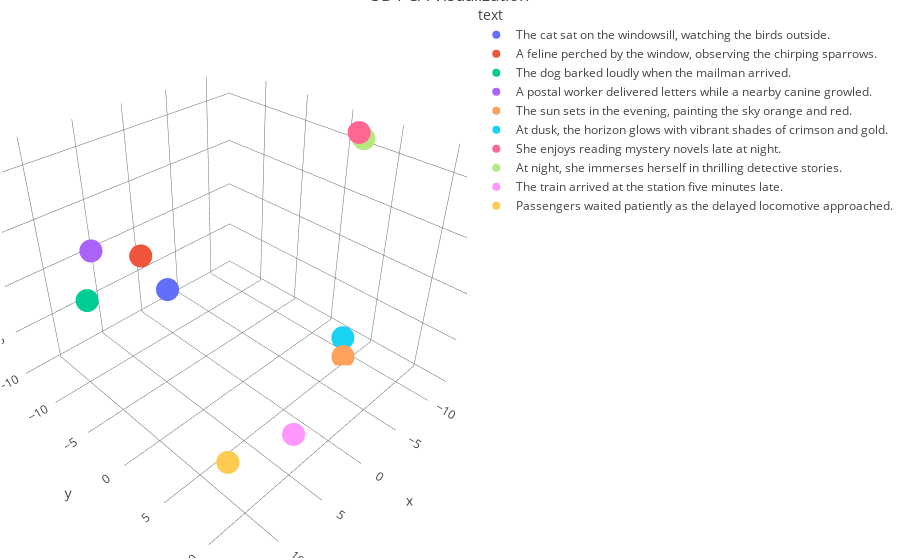

Notebook cell for this chart:
### Markdown cell above
**b) 3D-Plots**

Another powerful method for visualizing sentence similarities is **3D plots**, which offer a more dynamic perspective on the relationships between sentence embeddings.

### Code cell
from utils import plot_embeddings

plot_embeddings(embeddings=embeddings, texts=example_sentences)

### Figure 1 — Plotly figure (JSON) as saved in the notebook; plotly's stock layout.template omitted (floating-point values rounded to 4 significant figures)
{"data": [{"customdata": [["The cat sat on the windowsill, watching the birds outside."]], "hovertemplate": "text=%{customdata[0]}<br>x=%{x}<br>y=%{y}<br>z=%{z}<extra></extra>", "legendgroup": "The cat sat on the windowsill, watching the birds outside.", "marker": {"color": "#636efa", "symbol": "circle"}, "mode": "markers", "name": "The cat sat on the windowsill, watching the birds outside.", "scene": "scene", "showlegend": true, "type": "scatter3d", "x": [-1.951], "y": [-12.87], "z": [-7.319]}, {"customdata": [["A feline perched by the window, observing the chirping sparrows."]], "hovertemplate": "text=%{customdata[0]}<br>x=%{x}<br>y=%{y}<br>z=%{z}<extra></extra>", "legendgroup": "A feline perched by the window, observing the chirping sparrows.", "marker": {"color": "#EF553B", "symbol": "circle"}, "mode": "markers", "name": "A feline perched by the window, observing the chirping sparrows.", "scene": "scene", "showlegend": true, "type": "scatter3d", "x": [0.1249], "y": [-14.08], "z": [-2.786]}, {"customdata": [["The dog barked loudly when the mailman arrived."]], "hovertemplate": "text=%{customdata[0]}<br>x=%{x}<br>y=%{y}<br>z=%{z}<extra></extra>", "legendgroup": "The dog barked loudly when the mailman arrived.", "marker": {"color": "#00cc96", "symbol": "circle"}, "mode": "markers", "name": "The dog barked loudly when the mailman arrived.", "scene": "scene", "showlegend": true, "type": "scatter3d", "x": [12.96], "y": [-3.103], "z": [4.413]}, {"customdata": [["A postal worker delivered letters while a nearby canine growled."]], "hovertemplate": "text=%{customdata[0]}<br>x=%{x}<br>y=%{y}<br>z=%{z}<extra></extra>", "legendgroup": "A postal worker delivered letters while a nearby canine growled.", "marker": {"color": "#ab63fa", "symbol": "circle"}, "mode": "markers", "name": "A postal worker delivered letters while a nearby canine growled.", "scene": "scene", "showlegend": true, "type": "scatter3d", "x": [11.42], "y": [-4.187], "z": [7.439]}, {"customdata": [["The sun sets in the evening, painting the sky orange and red."]], "hovertemplate": "text=%{customdata[0]}<br>x=%{x}<br>y=%{y}<br>z=%{z}<extra></extra>", "legendgroup": "The sun sets in the evening, painting the sky orange and red.", "marker": {"color": "#FFA15A", "symbol": "circle"}, "mode": "markers", "name": "The sun sets in the evening, painting the sky orange and red.", "scene": "scene", "showlegend": true, "type": "scatter3d", "x": [-8.679], "y": [4.791], "z": [-9.599]}, {"customdata": [["At dusk, the horizon glows with vibrant shades of crimson and gold."]], "hovertemplate": "text=%{customdata[0]}<br>x=%{x}<br>y=%{y}<br>z=%{z}<extra></extra>", "legendgroup": "At dusk, the horizon glows with vibrant shades of crimson and gold.", "marker": {"color": "#19d3f3", "symbol": "circle"}, "mode": "markers", "name": "At dusk, the horizon glows with vibrant shades of crimson and gold.", "scene": "scene", "showlegend": true, "type": "scatter3d", "x": [-9.525], "y": [3.973], "z": [-8.248]}, {"customdata": [["She enjoys reading mystery novels late at night."]], "hovertemplate": "text=%{customdata[0]}<br>x=%{x}<br>y=%{y}<br>z=%{z}<extra></extra>", "legendgroup": "She enjoys reading mystery novels late at night.", "marker": {"color": "#FF6692", "symbol": "circle"}, "mode": "markers", "name": "She enjoys reading mystery novels late at night.", "scene": "scene", "showlegend": true, "type": "scatter3d", "x": [-10.72], "y": [2.378], "z": [11.73]}, {"customdata": [["At night, she immerses herself in thrilling detective stories."]], "hovertemplate": "text=%{customdata[0]}<br>x=%{x}<br>y=%{y}<br>z=%{z}<extra></extra>", "legendgroup": "At night, she immerses herself in thrilling detective stories.", "marker": {"color": "#B6E880", "symbol": "circle"}, "mode": "markers", "name": "At night, she immerses herself in thrilling detective stories.", "scene": "scene", "showlegend": true, "type": "scatter3d", "x": [-12.24], "y": [1.887], "z": [10.58]}, {"customdata": [["The train arrived at the station five minutes late."]], "hovertemplate": "text=%{customdata[0]}<br>x=%{x}<br>y=%{y}<br>z=%{z}<extra></extra>", "legendgroup": "The train arrived at the station five minutes late.", "marker": {"color": "#FF97FF", "symbol": "circle"}, "mode": "markers", "name": "The train arrived at the station five minutes late.", "scene": "scene", "showlegend": true, "type": "scatter3d", "x": [8.131], "y": [12.56], "z": [-1.014]}, {"customdata": [["Passengers waited patiently as the delayed locomotive approached."]], "hovertemplate": "text=%{customdata[0]}<br>x=%{x}<br>y=%{y}<br>z=%{z}<extra></extra>", "legendgroup": "Passengers waited patiently as the delayed locomotive approached.", "marker": {"color": "#FECB52", "symbol": "circle"}, "mode": "markers", "name": "Passengers waited patiently as the delayed locomotive approached.", "scene": "scene", "showlegend": true, "type": "scatter3d", "x": [10.48], "y": [8.644], "z": [-5.199]}], "layout": {"legend": {"title": {"text": "text"}, "tracegroupgap": 0}, "margin": {"b": 2, "l": 2, "r": 2, "t": 2}, "scene": {"domain": {"x": [0, 1], "y": [0, 1]}, "xaxis": {"backgroundcolor": "rgba(0, 0, 0, 0)", "gridcolor": "rgb(100, 100, 100)", "showbackground": true, "title": {"text": "x"}, "zeroline": false}, "yaxis": {"backgroundcolor": "rgba(0, 0, 0, 0)", "gridcolor": "rgb(100, 100, 100)", "showbackground": true, "title": {"text": "y"}, "zeroline": false}, "zaxis": {"backgroundcolor": "rgba(0, 0, 0, 0)", "gridcolor": "rgb(100, 100, 100)", "showbackground": true, "title": {"text": "z"}, "zeroline": false}}, "title": {"text": "3D PCA Visualization"}}}
